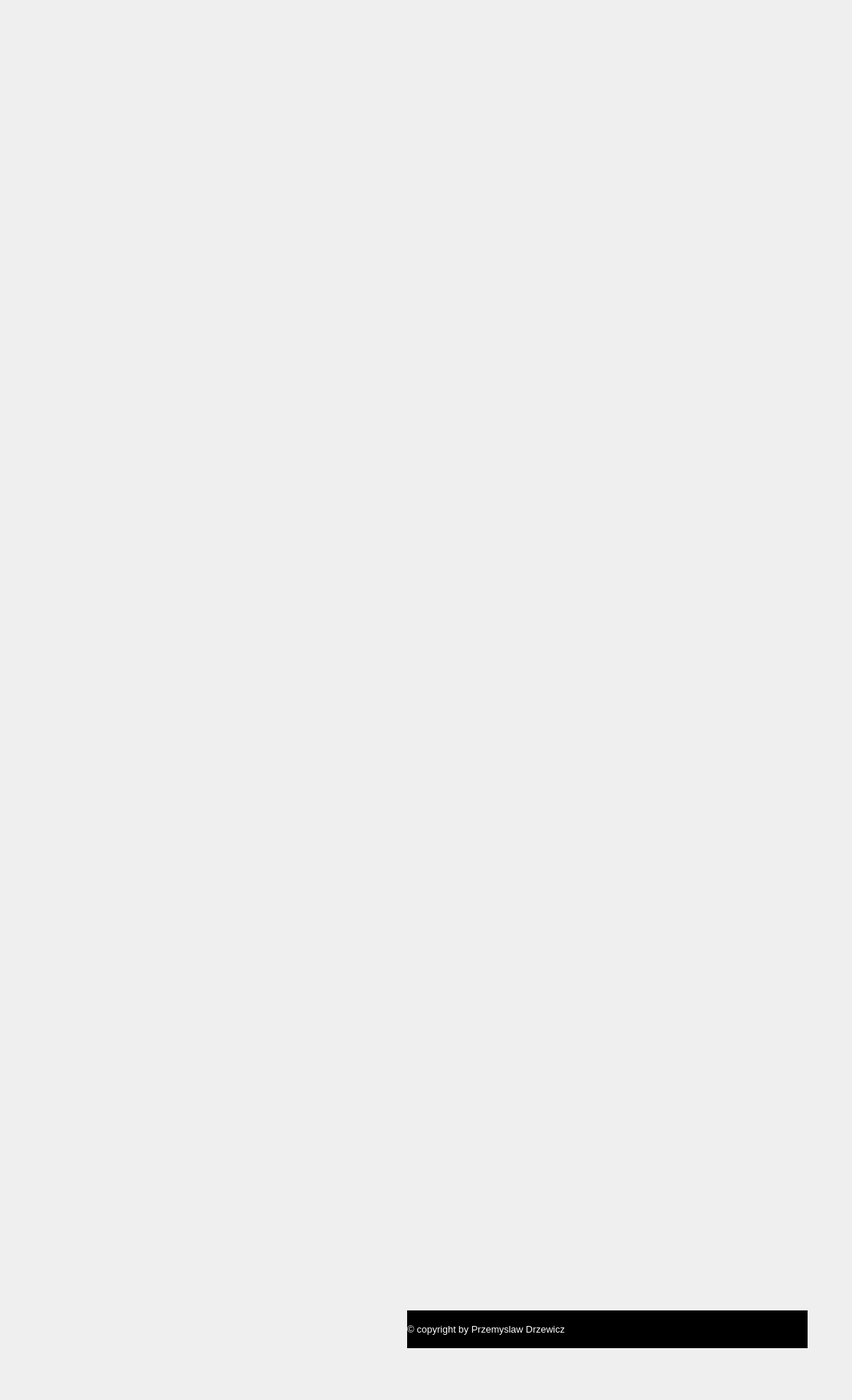
   <widget class="QWidget" name="controller" native="true">
    <property name="geometry">
     <rect>
      <x>0</x>
      <y>0</y>
      <width>1151</width>
      <height>1891</height>
     </rect>
    </property>
    <widget class="QLabel" name="tlo_slider">
     <property name="geometry">
      <rect>
       <x>-10</x>
       <y>-40</y>
       <width>1151</width>
       <height>1891</height>
      </rect>
     </property>
     <property name="text">
      <string/>
     </property>
     <property name="pixmap">
      <pixmap resource="pics.qrc">:/pics/tlo.png</pixmap>
     </property>
    </widget>
    <widget class="QLabel" name="slider_okrag">
     <property name="geometry">
      <rect>
       <x>10</x>
       <y>90</y>
       <width>1051</width>
       <height>1041</height>
      </rect>
     </property>
     <property name="text">
      <string/>
     </property>
     <property name="pixmap">
      <pixmap resource="pics.qrc">:/pics/slider-tlo.png</pixmap>
     </property>
    </widget>
    <widget class="QLabel" name="slider">
     <property name="geometry">
      <rect>
       <x>440</x>
       <y>510</y>
       <width>201</width>
       <height>201</height>
      </rect>
     </property>
     <property name="text">
      <string/>
     </property>
     <property name="pixmap">
      <pixmap resource="pics.qrc">:/pics/slider2.png</pixmap>
     </property>
    </widget>
    <widget class="QPushButton" name="white_led">
     <property name="geometry">
      <rect>
       <x>60</x>
       <y>1140</y>
       <width>200</width>
       <height>200</height>
      </rect>
     </property>
     <property name="styleSheet">
      <string notr="true">#white_led {
background-color: transparent;
border-image: url(:/pics/white_light_off.png);
background: none;
border: none;
background-repeat: none;
}
#white_led:pressed
{
background-color: transparent;
border-image: url(:/pics/white_light_on.png);
background: none;
border: none;
background-repeat: none;
}
</string>
     </property>
     <property name="text">
      <string/>
     </property>
    </widget>
    <widget class="QPushButton" name="red_led">
     <property name="geometry">
      <rect>
       <x>280</x>
       <y>1350</y>
       <width>200</width>
       <height>200</height>
      </rect>
     </property>
     <property name="styleSheet">
      <string notr="true">#red_led {
background-color: transparent;
border-image: url(:/pics/red_light_off.png);
background: none;
border: none;
background-repeat: none;
}
#red_led:pressed
{
background-color: transparent;
border-image: url(:/pics/red_light_on.png);
background: none;
border: none;
background-repeat: none;
}
</string>
     </property>
     <property name="text">
      <string/>
     </property>
    </widget>
    <widget class="QPushButton" name="back">
     <property name="geometry">
      <rect>
       <x>590</x>
       <y>1350</y>
       <width>200</width>
       <height>200</height>
      </rect>
     </property>
     <property name="styleSheet">
      <string notr="true">#back {
background-color: transparent;
border-image: url(:/pics/back.png);
background: none;
border: none;
background-repeat: none;
}
#back:pressed
{
background-color: transparent;
border-image: url(:/pics/back2.png);
background: none;
border: none;
background-repeat: none;
}
</string>
     </property>
     <property name="text">
      <string/>
     </property>
    </widget>
    <widget class="QPushButton" name="exit">
     <property name="geometry">
      <rect>
       <x>840</x>
       <y>1140</y>
       <width>200</width>
       <height>200</height>
      </rect>
     </property>
     <property name="styleSheet">
      <string notr="true">#exit {
background-color: transparent;
border-image: url(:/pics/close.png);
background: none;
border: none;
background-repeat: none;
}
#exit:pressed
{
background-color: transparent;
border-image: url(:/pics/close2.png);
background: none;
border: none;
background-repeat: none;
}
</string>
     </property>
     <property name="text">
      <string/>
     </property>
    </widget>
    <widget class="QLabel" name="label_5">
     <property name="geometry">
      <rect>
       <x>550</x>
       <y>1770</y>
       <width>541</width>
       <height>51</height>
      </rect>
     </property>
     <property name="palette">
      <palette>
       <active>
        <colorrole role="WindowText">
         <brush brushstyle="SolidPattern">
          <color alpha="255">
           <red>255</red>
           <green>255</green>
           <blue>255</blue>
          </color>
         </brush>
        </colorrole>
        <colorrole role="Button">
         <brush brushstyle="SolidPattern">
          <color alpha="255">
           <red>0</red>
           <green>0</green>
           <blue>0</blue>
          </color>
         </brush>
        </colorrole>
        <colorrole role="Light">
         <brush brushstyle="SolidPattern">
          <color alpha="255">
           <red>0</red>
           <green>0</green>
           <blue>0</blue>
          </color>
         </brush>
        </colorrole>
        <colorrole role="Midlight">
         <brush brushstyle="SolidPattern">
          <color alpha="255">
           <red>0</red>
           <green>0</green>
           <blue>0</blue>
          </color>
         </brush>
        </colorrole>
        <colorrole role="Dark">
         <brush brushstyle="SolidPattern">
          <color alpha="255">
           <red>0</red>
           <green>0</green>
           <blue>0</blue>
          </color>
         </brush>
        </colorrole>
        <colorrole role="Mid">
         <brush brushstyle="SolidPattern">
          <color alpha="255">
           <red>0</red>
           <green>0</green>
           <blue>0</blue>
          </color>
         </brush>
        </colorrole>
        <colorrole role="Text">
         <brush brushstyle="SolidPattern">
          <color alpha="255">
           <red>255</red>
           <green>255</green>
           <blue>255</blue>
          </color>
         </brush>
        </colorrole>
        <colorrole role="BrightText">
         <brush brushstyle="SolidPattern">
          <color alpha="255">
           <red>255</red>
           <green>255</green>
           <blue>255</blue>
          </color>
         </brush>
        </colorrole>
        <colorrole role="ButtonText">
         <brush brushstyle="SolidPattern">
          <color alpha="255">
           <red>255</red>
           <green>255</green>
           <blue>255</blue>
          </color>
         </brush>
        </colorrole>
        <colorrole role="Base">
         <brush brushstyle="SolidPattern">
          <color alpha="255">
           <red>0</red>
           <green>0</green>
           <blue>0</blue>
          </color>
         </brush>
        </colorrole>
        <colorrole role="Window">
         <brush brushstyle="SolidPattern">
          <color alpha="255">
           <red>0</red>
           <green>0</green>
           <blue>0</blue>
          </color>
         </brush>
        </colorrole>
        <colorrole role="Shadow">
         <brush brushstyle="SolidPattern">
          <color alpha="255">
           <red>0</red>
           <green>0</green>
           <blue>0</blue>
          </color>
         </brush>
        </colorrole>
        <colorrole role="AlternateBase">
         <brush brushstyle="SolidPattern">
          <color alpha="255">
           <red>0</red>
           <green>0</green>
           <blue>0</blue>
          </color>
         </brush>
        </colorrole>
        <colorrole role="ToolTipBase">
         <brush brushstyle="SolidPattern">
          <color alpha="255">
           <red>255</red>
           <green>255</green>
           <blue>220</blue>
          </color>
         </brush>
        </colorrole>
        <colorrole role="ToolTipText">
         <brush brushstyle="SolidPattern">
          <color alpha="255">
           <red>0</red>
           <green>0</green>
           <blue>0</blue>
          </color>
         </brush>
        </colorrole>
       </active>
       <inactive>
        <colorrole role="WindowText">
         <brush brushstyle="SolidPattern">
          <color alpha="255">
           <red>255</red>
           <green>255</green>
           <blue>255</blue>
          </color>
         </brush>
        </colorrole>
        <colorrole role="Button">
         <brush brushstyle="SolidPattern">
          <color alpha="255">
           <red>0</red>
           <green>0</green>
           <blue>0</blue>
          </color>
         </brush>
        </colorrole>
        <colorrole role="Light">
         <brush brushstyle="SolidPattern">
          <color alpha="255">
           <red>0</red>
           <green>0</green>
           <blue>0</blue>
          </color>
         </brush>
        </colorrole>
        <colorrole role="Midlight">
         <brush brushstyle="SolidPattern">
          <color alpha="255">
           <red>0</red>
           <green>0</green>
           <blue>0</blue>
          </color>
         </brush>
        </colorrole>
        <colorrole role="Dark">
         <brush brushstyle="SolidPattern">
          <color alpha="255">
           <red>0</red>
           <green>0</green>
           <blue>0</blue>
          </color>
         </brush>
        </colorrole>
        <colorrole role="Mid">
         <brush brushstyle="SolidPattern">
          <color alpha="255">
           <red>0</red>
           <green>0</green>
           <blue>0</blue>
          </color>
         </brush>
        </colorrole>
        <colorrole role="Text">
         <brush brushstyle="SolidPattern">
          <color alpha="255">
           <red>255</red>
           <green>255</green>
           <blue>255</blue>
          </color>
         </brush>
        </colorrole>
        <colorrole role="BrightText">
         <brush brushstyle="SolidPattern">
          <color alpha="255">
           <red>255</red>
           <green>255</green>
           <blue>255</blue>
          </color>
         </brush>
        </colorrole>
        <colorrole role="ButtonText">
         <brush brushstyle="SolidPattern">
          <color alpha="255">
           <red>255</red>
           <green>255</green>
           <blue>255</blue>
          </color>
         </brush>
        </colorrole>
        <colorrole role="Base">
         <brush brushstyle="SolidPattern">
          <color alpha="255">
           <red>0</red>
           <green>0</green>
           <blue>0</blue>
          </color>
         </brush>
        </colorrole>
        <colorrole role="Window">
         <brush brushstyle="SolidPattern">
          <color alpha="255">
           <red>0</red>
           <green>0</green>
           <blue>0</blue>
          </color>
         </brush>
        </colorrole>
        <colorrole role="Shadow">
         <brush brushstyle="SolidPattern">
          <color alpha="255">
           <red>0</red>
           <green>0</green>
           <blue>0</blue>
          </color>
         </brush>
        </colorrole>
        <colorrole role="AlternateBase">
         <brush brushstyle="SolidPattern">
          <color alpha="255">
           <red>0</red>
           <green>0</green>
           <blue>0</blue>
          </color>
         </brush>
        </colorrole>
        <colorrole role="ToolTipBase">
         <brush brushstyle="SolidPattern">
          <color alpha="255">
           <red>255</red>
           <green>255</green>
           <blue>220</blue>
          </color>
         </brush>
        </colorrole>
        <colorrole role="ToolTipText">
         <brush brushstyle="SolidPattern">
          <color alpha="255">
           <red>0</red>
           <green>0</green>
           <blue>0</blue>
          </color>
         </brush>
        </colorrole>
       </inactive>
       <disabled>
        <colorrole role="WindowText">
         <brush brushstyle="SolidPattern">
          <color alpha="255">
           <red>0</red>
           <green>0</green>
           <blue>0</blue>
          </color>
         </brush>
        </colorrole>
        <colorrole role="Button">
         <brush brushstyle="SolidPattern">
          <color alpha="255">
           <red>0</red>
           <green>0</green>
           <blue>0</blue>
          </color>
         </brush>
        </colorrole>
        <colorrole role="Light">
         <brush brushstyle="SolidPattern">
          <color alpha="255">
           <red>0</red>
           <green>0</green>
           <blue>0</blue>
          </color>
         </brush>
        </colorrole>
        <colorrole role="Midlight">
         <brush brushstyle="SolidPattern">
          <color alpha="255">
           <red>0</red>
           <green>0</green>
           <blue>0</blue>
          </color>
         </brush>
        </colorrole>
        <colorrole role="Dark">
         <brush brushstyle="SolidPattern">
          <color alpha="255">
           <red>0</red>
           <green>0</green>
           <blue>0</blue>
          </color>
         </brush>
        </colorrole>
        <colorrole role="Mid">
         <brush brushstyle="SolidPattern">
          <color alpha="255">
           <red>0</red>
           <green>0</green>
           <blue>0</blue>
          </color>
         </brush>
        </colorrole>
        <colorrole role="Text">
         <brush brushstyle="SolidPattern">
          <color alpha="255">
           <red>0</red>
           <green>0</green>
           <blue>0</blue>
          </color>
         </brush>
        </colorrole>
        <colorrole role="BrightText">
         <brush brushstyle="SolidPattern">
          <color alpha="255">
           <red>255</red>
           <green>255</green>
           <blue>255</blue>
          </color>
         </brush>
        </colorrole>
        <colorrole role="ButtonText">
         <brush brushstyle="SolidPattern">
          <color alpha="255">
           <red>0</red>
           <green>0</green>
           <blue>0</blue>
          </color>
         </brush>
        </colorrole>
        <colorrole role="Base">
         <brush brushstyle="SolidPattern">
          <color alpha="255">
           <red>0</red>
           <green>0</green>
           <blue>0</blue>
          </color>
         </brush>
        </colorrole>
        <colorrole role="Window">
         <brush brushstyle="SolidPattern">
          <color alpha="255">
           <red>0</red>
           <green>0</green>
           <blue>0</blue>
          </color>
         </brush>
        </colorrole>
        <colorrole role="Shadow">
         <brush brushstyle="SolidPattern">
          <color alpha="255">
           <red>0</red>
           <green>0</green>
           <blue>0</blue>
          </color>
         </brush>
        </colorrole>
        <colorrole role="AlternateBase">
         <brush brushstyle="SolidPattern">
          <color alpha="255">
           <red>0</red>
           <green>0</green>
           <blue>0</blue>
          </color>
         </brush>
        </colorrole>
        <colorrole role="ToolTipBase">
         <brush brushstyle="SolidPattern">
          <color alpha="255">
           <red>255</red>
           <green>255</green>
           <blue>220</blue>
          </color>
         </brush>
        </colorrole>
        <colorrole role="ToolTipText">
         <brush brushstyle="SolidPattern">
          <color alpha="255">
           <red>0</red>
           <green>0</green>
           <blue>0</blue>
          </color>
         </brush>
        </colorrole>
       </disabled>
      </palette>
     </property>
     <property name="font">
      <font>
       <pointsize>10</pointsize>
      </font>
     </property>
     <property name="autoFillBackground">
      <bool>true</bool>
     </property>
     <property name="text">
      <string>© copyright by Przemyslaw Drzewicz</string>
     </property>
    </widget>
   </widget>
